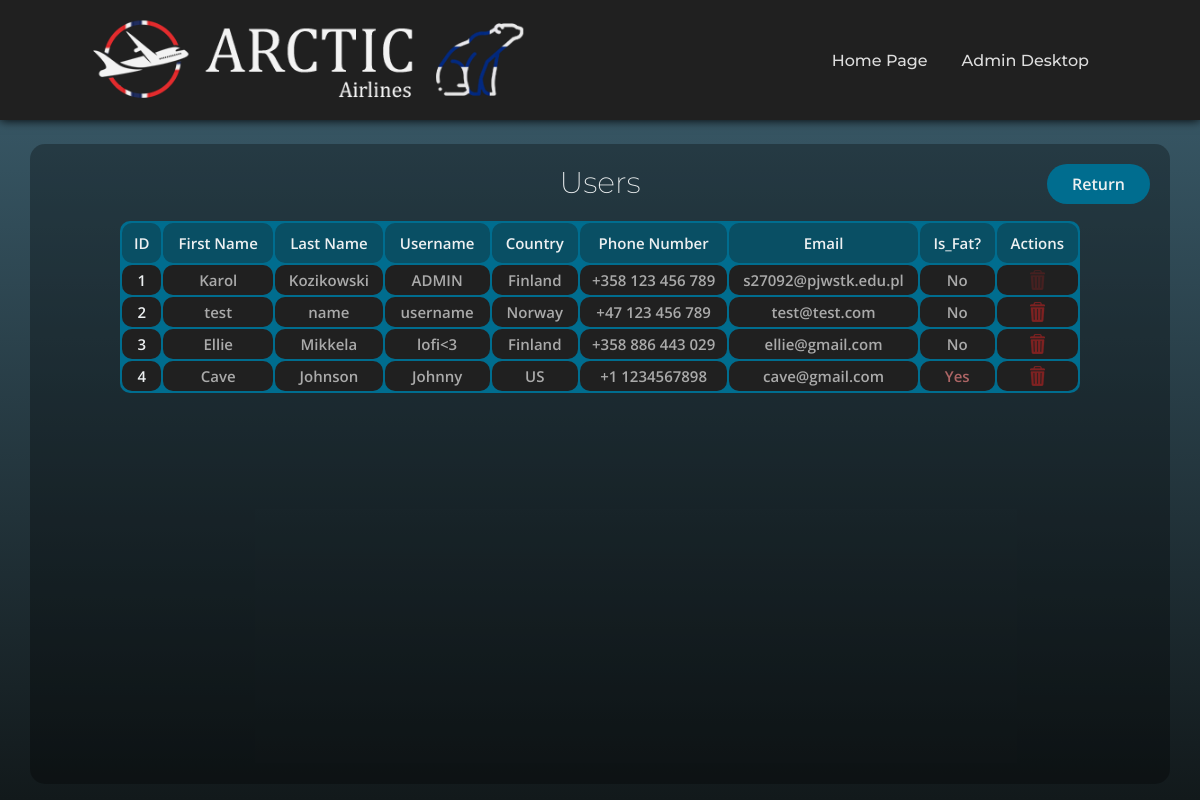
The app's page /PHP/admin/users.php (signed in) with its own data.
### tables this page shows
CREATE TABLE `users` (
  `ID` int(11) NOT NULL,
  `First_name` varchar(128) NOT NULL,
  `Last_name` varchar(128) NOT NULL,
  `Phone_nr` char(16) NOT NULL,
  `Email` varchar(128) NOT NULL,
  `Country` varchar(128) NOT NULL,
  `Is_Fat` tinyint(1) NOT NULL,
  `username` varchar(255) NOT NULL,
  `user_password` varchar(255) NOT NULL
);

### PHP/admin/users.php (the view, shortened to what this page needs)
<!DOCTYPE hrml>
<html>
    <head>
        <link rel="stylesheet" href="../../CSS/style.css">
        <link rel="stylesheet" href="../../CSS/style8.css">
    </head>
    <body>
        <header>
            <a href="../../index.php" class="logo"><img src="../../art/logo.png"></a>
            <nav>
                <ul class="nav_links">
                    <li><a href="../../index.php">Home Page</a></li>
                    <li><a href="./desktop.php">Admin Desktop</a></li>
                </ul>
            </nav>
        </header>
        <div class="box">
            <h1>Users</h1>
            <table>
                <tr>
                    <th>ID</th>
                    <th>First Name</th>
                    <th>Last Name</th>
                    <th>Username</th>
                    <th>Country</th>
                    <th>Phone Number</th>
                    <th>Email</th>
                    <th>Is_Fat?</th>
                    <th>Actions</th>
                </tr>
                <?php
                include("../connect.php");
                $select_query = $server_connection->query("SELECT * FROM users");
                while($row = $select_query->fetch_assoc()){
                    echo"<tr>";
                    echo"<td class='id'>".$row['ID']."</td>";
                    echo"<td>".$row['First_name']."</td>";
                    echo"<td>".$row['Last_name']."</td>";
                    echo"<td>".$row['username']."</td>";
                    echo"<td>".$row['Country']."</td>";
                    echo"<td>".$row['Phone_nr']."</td>";
                    echo"<td>".$row['Email']."</td>";
                    if($row['Is_Fat']==1) echo"<td class='red'>Yes</td>";
                    else echo"<td>No</td>";
                    if($row['ID']==1) echo"<td><img src='../../art/trash.png' class='trash2'></td>";
                    else echo"<td><a href='./users_mod.php?mod=1&id=".$row['ID']."'><img src='../../art/trash.png' class='trash'></a></td>";
                    echo"</tr>";
                }
                ?>
            </table>
            <a href="./desktop.php"><button class="button">Return</button></a>
        </div>
    </body>
</html>

### CSS/style.css (style rules this page uses)
:root { --main_gradient: linear-gradient(0deg, #12191b, #3d6070 100%); --oceanblue: #304d6e; --greenishblue: #006d8f; --greenishblue2: #094f64; --highlights: #00c3ff; --textwhite: #edf0f1; --textlight: #dddddd; }
* { margin: 0; padding: 0; box-sizing: border-box; }
body { min-height: 100vh; background: var(--main_gradient); }
header { background-color: #202020; display: flex; justify-content: flex-end; align-items: center; padding: 10px 8vw; box-shadow: 0 0 10px; transition-property: box-shadow; transition-duration: 400ms; transition-delay: 50ms; }
.nav_links { list-style: none; }
.nav_links li { display: inline-block; padding: 0px 15px; }
.nav_links a { font-family: 'Montserrat', sans-serif; font-style: normal; font-weight: 500; font-size: 16px; color: var(--textlight); text-decoration: none; transition: all, 200ms; }
.logo { scale: 90%; opacity: 95%; margin-right: auto; margin-left: -3vw; }

### CSS/style8.css (style rules this page uses)
:root { --main_gradient: linear-gradient(0deg, #12191b, #3d6070 100%); --oceanblue: #304d6e; --greenishblue: #006d8f; --greenishblue2: #094f64; --highlights: #00c3ff; --textwhite: #edf0f1; --textlight: #dddddd; }
body { background: var(--main_gradient); background-attachment: fixed; }
.box { position: relative; width: 95vw; height: 80vh; left: 2.5vw; top: 3vh; background-color: rgba(0, 0, 0, 0.3); border-radius: 15px; text-align: center; overflow-y: scroll; }
.box h1 { padding: 20px 10px; font-family: 'Montserrat', sans-serif; font-size: 30px; font-weight: 200; color: var(--textwhite); cursor: default; }
table { position: absolute; left: calc(50% - 40vw); width: 80vw; background-color: var(--greenishblue); border-radius: 10px; }
th { background-color: var(--greenishblue2); font-family: 'Open Sans', sans-serif; font-size: 15px; font-weight: 600; color: var(--textwhite); padding: 10px; border-radius: 10px; }
td { text-align: center; background-color: #202020; font-family: 'Open Sans', sans-serif; font-size: 15px; font-weight: 600; color: rgb(170, 170, 170); padding: 5px; border-radius: 10px; }
.id { color: var(--textwhite); }
.red { color: rgb(173, 101, 101); }
.trash { opacity: 50%; transition: opacity 200ms; }
.trash2 { opacity: 20%; cursor: default; }
.button { position: absolute; top: 20px; right: 20px; font-family: 'Open Sans', sans-serif; font-style: normal; font-weight: 600; font-size: 16px; background-color: var(--greenishblue); color: var(--textwhite); padding: 9px 25px; border: none; border-radius: 20px; cursor: pointer; transition: background-color 200ms; }

### records on screen
users: ID "1", First_name "Karol", Last_name "Kozikowski", username "ADMIN", Country "Finland", Phone_nr "+358 123 456 789", Email "s27092@pjwstk.edu.pl", Is_Fat "No"
users: ID "2", First_name "test", Last_name "name", username "username", Country "Norway", Phone_nr "+47 123 456 789", Email "test@test.com", Is_Fat "No"
users: ID "3", First_name "Ellie", Last_name "Mikkela", username "lofi<3", Country "Finland", Phone_nr "+358 886 443 029", Email "ellie@gmail.com", Is_Fat "No"
users: ID "4", First_name "Cave", Last_name "Johnson", username "Johnny", Country "US", Phone_nr "+1 1234567898", Email "cave@gmail.com", Is_Fat "Yes"
